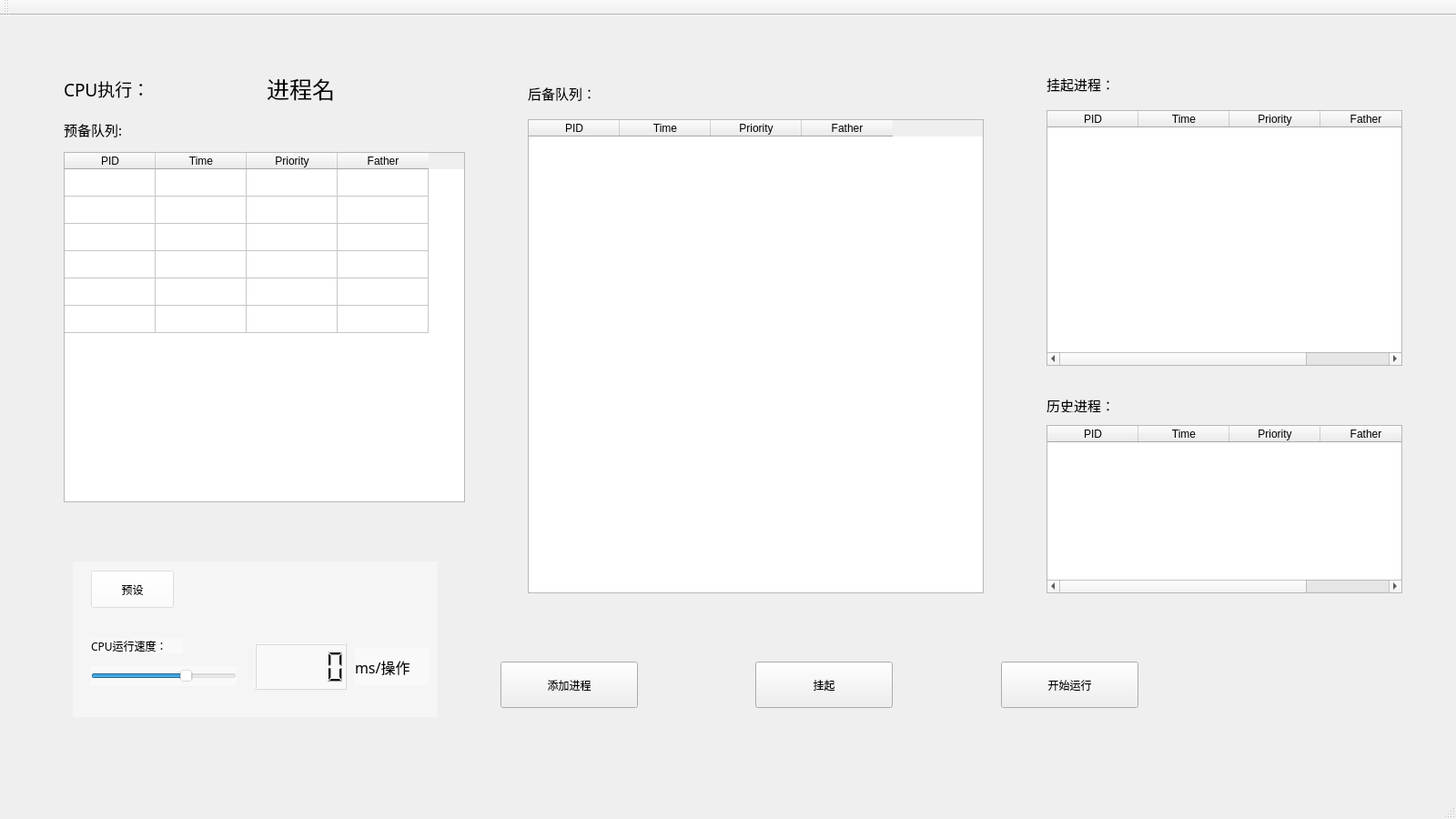
<?xml version="1.0" encoding="UTF-8"?>
<ui version="4.0">
 <class>MainWindow</class>
 <widget class="QMainWindow" name="MainWindow">
  <property name="geometry">
   <rect>
    <x>0</x>
    <y>0</y>
    <width>1600</width>
    <height>900</height>
   </rect>
  </property>
  <property name="windowTitle">
   <string>MainWindow</string>
  </property>
  <widget class="QWidget" name="centralWidget">
   <widget class="QPushButton" name="btn_add">
    <property name="geometry">
     <rect>
      <x>550</x>
      <y>710</y>
      <width>151</width>
      <height>51</height>
     </rect>
    </property>
    <property name="font">
     <font>
      <family>微软雅黑</family>
     </font>
    </property>
    <property name="text">
     <string>添加进程</string>
    </property>
   </widget>
   <widget class="QPushButton" name="btn_suspend">
    <property name="geometry">
     <rect>
      <x>830</x>
      <y>710</y>
      <width>151</width>
      <height>51</height>
     </rect>
    </property>
    <property name="font">
     <font>
      <family>微软雅黑</family>
     </font>
    </property>
    <property name="text">
     <string>挂起</string>
    </property>
   </widget>
   <widget class="QPushButton" name="btn_run">
    <property name="geometry">
     <rect>
      <x>1100</x>
      <y>710</y>
      <width>151</width>
      <height>51</height>
     </rect>
    </property>
    <property name="font">
     <font>
      <family>微软雅黑</family>
     </font>
    </property>
    <property name="text">
     <string>开始运行</string>
    </property>
   </widget>
   <widget class="QWidget" name="widget" native="true">
    <property name="geometry">
     <rect>
      <x>50</x>
      <y>60</y>
      <width>471</width>
      <height>521</height>
     </rect>
    </property>
    <widget class="QLabel" name="label_cpu">
     <property name="geometry">
      <rect>
       <x>120</x>
       <y>0</y>
       <width>321</width>
       <height>41</height>
      </rect>
     </property>
     <property name="font">
      <font>
       <family>微软雅黑</family>
       <pointsize>19</pointsize>
      </font>
     </property>
     <property name="text">
      <string>进程名</string>
     </property>
     <property name="alignment">
      <set>Qt::AlignCenter</set>
     </property>
    </widget>
    <widget class="QLabel" name="label_ready">
     <property name="geometry">
      <rect>
       <x>20</x>
       <y>50</y>
       <width>121</width>
       <height>31</height>
      </rect>
     </property>
     <property name="font">
      <font>
       <family>黑体</family>
       <pointsize>11</pointsize>
      </font>
     </property>
     <property name="text">
      <string>预备队列:</string>
     </property>
    </widget>
    <widget class="QTableWidget" name="table_ready">
     <property name="geometry">
      <rect>
       <x>20</x>
       <y>90</y>
       <width>441</width>
       <height>385</height>
      </rect>
     </property>
     <property name="gridStyle">
      <enum>Qt::SolidLine</enum>
     </property>
     <property name="cornerButtonEnabled">
      <bool>true</bool>
     </property>
     <attribute name="horizontalHeaderCascadingSectionResizes">
      <bool>false</bool>
     </attribute>
     <attribute name="horizontalHeaderHighlightSections">
      <bool>true</bool>
     </attribute>
     <attribute name="horizontalHeaderShowSortIndicator" stdset="0">
      <bool>false</bool>
     </attribute>
     <attribute name="horizontalHeaderStretchLastSection">
      <bool>false</bool>
     </attribute>
     <attribute name="verticalHeaderVisible">
      <bool>false</bool>
     </attribute>
     <attribute name="verticalHeaderCascadingSectionResizes">
      <bool>false</bool>
     </attribute>
     <attribute name="verticalHeaderShowSortIndicator" stdset="0">
      <bool>false</bool>
     </attribute>
     <row>
      <property name="text">
       <string>1</string>
      </property>
     </row>
     <row>
      <property name="text">
       <string>2</string>
      </property>
     </row>
     <row>
      <property name="text">
       <string>3</string>
      </property>
     </row>
     <row>
      <property name="text">
       <string>4</string>
      </property>
     </row>
     <row>
      <property name="text">
       <string>5</string>
      </property>
     </row>
     <row>
      <property name="text">
       <string>6</string>
      </property>
     </row>
     <column>
      <property name="text">
       <string>PID</string>
      </property>
     </column>
     <column>
      <property name="text">
       <string>Time</string>
      </property>
     </column>
     <column>
      <property name="text">
       <string>Priority</string>
      </property>
     </column>
     <column>
      <property name="text">
       <string>Father</string>
      </property>
     </column>
    </widget>
    <widget class="QLabel" name="label0">
     <property name="geometry">
      <rect>
       <x>20</x>
       <y>0</y>
       <width>151</width>
       <height>41</height>
      </rect>
     </property>
     <property name="font">
      <font>
       <family>微软雅黑</family>
       <pointsize>14</pointsize>
      </font>
     </property>
     <property name="text">
      <string>CPU执行：</string>
     </property>
    </widget>
   </widget>
   <widget class="QWidget" name="widget_2" native="true">
    <property name="geometry">
     <rect>
      <x>560</x>
      <y>60</y>
      <width>561</width>
      <height>601</height>
     </rect>
    </property>
    <property name="styleSheet">
     <string notr="true"/>
    </property>
    <widget class="QLabel" name="label_backup">
     <property name="geometry">
      <rect>
       <x>20</x>
       <y>10</y>
       <width>131</width>
       <height>31</height>
      </rect>
     </property>
     <property name="font">
      <font>
       <family>黑体</family>
       <pointsize>11</pointsize>
      </font>
     </property>
     <property name="text">
      <string>后备队列：</string>
     </property>
    </widget>
    <widget class="QTableWidget" name="table_backup">
     <property name="geometry">
      <rect>
       <x>20</x>
       <y>54</y>
       <width>501</width>
       <height>521</height>
      </rect>
     </property>
     <column>
      <property name="text">
       <string>PID</string>
      </property>
     </column>
     <column>
      <property name="text">
       <string>Time</string>
      </property>
     </column>
     <column>
      <property name="text">
       <string>Priority</string>
      </property>
     </column>
     <column>
      <property name="text">
       <string>Father</string>
      </property>
     </column>
    </widget>
   </widget>
   <widget class="QWidget" name="widget_3" native="true">
    <property name="geometry">
     <rect>
      <x>1130</x>
      <y>50</y>
      <width>421</width>
      <height>601</height>
     </rect>
    </property>
    <widget class="QLabel" name="label_wating">
     <property name="geometry">
      <rect>
       <x>20</x>
       <y>10</y>
       <width>111</width>
       <height>31</height>
      </rect>
     </property>
     <property name="font">
      <font>
       <family>黑体</family>
       <pointsize>11</pointsize>
      </font>
     </property>
     <property name="text">
      <string>挂起进程：</string>
     </property>
    </widget>
    <widget class="QTableWidget" name="table_waiting">
     <property name="geometry">
      <rect>
       <x>20</x>
       <y>54</y>
       <width>391</width>
       <height>281</height>
      </rect>
     </property>
     <column>
      <property name="text">
       <string>PID</string>
      </property>
     </column>
     <column>
      <property name="text">
       <string>Time</string>
      </property>
     </column>
     <column>
      <property name="text">
       <string>Priority</string>
      </property>
     </column>
     <column>
      <property name="text">
       <string>Father</string>
      </property>
     </column>
    </widget>
    <widget class="QLabel" name="label_history">
     <property name="geometry">
      <rect>
       <x>20</x>
       <y>370</y>
       <width>101</width>
       <height>16</height>
      </rect>
     </property>
     <property name="font">
      <font>
       <family>黑体</family>
       <pointsize>11</pointsize>
      </font>
     </property>
     <property name="text">
      <string>历史进程：</string>
     </property>
    </widget>
    <widget class="QTableWidget" name="table_history">
     <property name="geometry">
      <rect>
       <x>20</x>
       <y>400</y>
       <width>391</width>
       <height>185</height>
      </rect>
     </property>
     <column>
      <property name="text">
       <string>PID</string>
      </property>
     </column>
     <column>
      <property name="text">
       <string>Time</string>
      </property>
     </column>
     <column>
      <property name="text">
       <string>Priority</string>
      </property>
     </column>
     <column>
      <property name="text">
       <string>Father</string>
      </property>
     </column>
    </widget>
   </widget>
   <widget class="QWidget" name="widget_4" native="true">
    <property name="geometry">
     <rect>
      <x>80</x>
      <y>600</y>
      <width>401</width>
      <height>171</height>
     </rect>
    </property>
    <property name="autoFillBackground">
     <bool>false</bool>
    </property>
    <property name="styleSheet">
     <string notr="true">background:rgba(255,255,255,0.4);</string>
    </property>
    <widget class="QPushButton" name="btn_pre">
     <property name="geometry">
      <rect>
       <x>20</x>
       <y>10</y>
       <width>91</width>
       <height>41</height>
      </rect>
     </property>
     <property name="font">
      <font>
       <family>微软雅黑</family>
      </font>
     </property>
     <property name="autoFillBackground">
      <bool>false</bool>
     </property>
     <property name="styleSheet">
      <string notr="true"/>
     </property>
     <property name="text">
      <string>预设</string>
     </property>
     <property name="flat">
      <bool>false</bool>
     </property>
    </widget>
    <widget class="QLabel" name="label_2">
     <property name="geometry">
      <rect>
       <x>310</x>
       <y>95</y>
       <width>81</width>
       <height>41</height>
      </rect>
     </property>
     <property name="font">
      <font>
       <family>微软雅黑 Light</family>
       <pointsize>12</pointsize>
      </font>
     </property>
     <property name="text">
      <string>ms/操作</string>
     </property>
    </widget>
    <widget class="QLabel" name="label">
     <property name="geometry">
      <rect>
       <x>20</x>
       <y>85</y>
       <width>101</width>
       <height>16</height>
      </rect>
     </property>
     <property name="font">
      <font>
       <family>微软雅黑</family>
      </font>
     </property>
     <property name="styleSheet">
      <string notr="true"/>
     </property>
     <property name="text">
      <string>CPU运行速度：</string>
     </property>
    </widget>
    <widget class="QLCDNumber" name="lcd_timeSlice">
     <property name="geometry">
      <rect>
       <x>200</x>
       <y>90</y>
       <width>101</width>
       <height>51</height>
      </rect>
     </property>
     <property name="font">
      <font>
       <pointsize>11</pointsize>
      </font>
     </property>
    </widget>
    <widget class="QSlider" name="slider_speed">
     <property name="geometry">
      <rect>
       <x>20</x>
       <y>115</y>
       <width>160</width>
       <height>22</height>
      </rect>
     </property>
     <property name="minimum">
      <number>0</number>
     </property>
     <property name="maximum">
      <number>2999</number>
     </property>
     <property name="singleStep">
      <number>100</number>
     </property>
     <property name="value">
      <number>2000</number>
     </property>
     <property name="orientation">
      <enum>Qt::Horizontal</enum>
     </property>
    </widget>
   </widget>
  </widget>
  <widget class="QMenuBar" name="menuBar">
   <property name="geometry">
    <rect>
     <x>0</x>
     <y>0</y>
     <width>1600</width>
     <height>26</height>
    </rect>
   </property>
  </widget>
  <widget class="QToolBar" name="mainToolBar">
   <attribute name="toolBarArea">
    <enum>TopToolBarArea</enum>
   </attribute>
   <attribute name="toolBarBreak">
    <bool>false</bool>
   </attribute>
  </widget>
  <widget class="QStatusBar" name="statusBar"/>
 </widget>
 <layoutdefault spacing="6" margin="11"/>
 <resources/>
 <connections/>
</ui>
